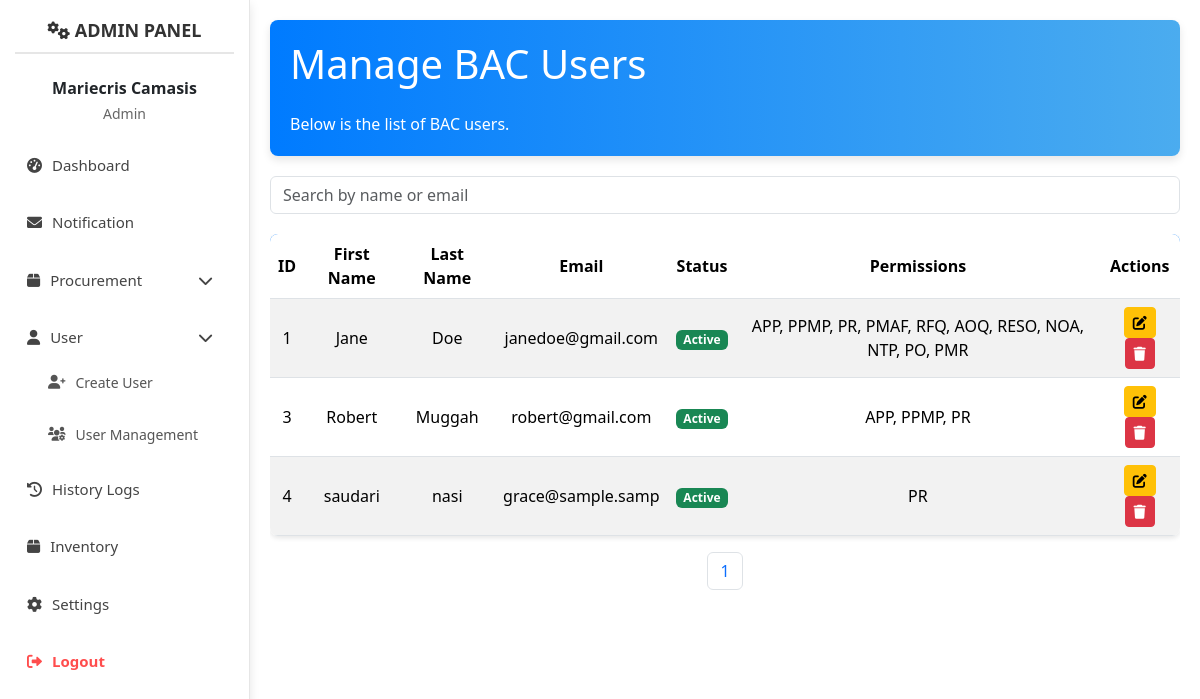
Screenshot of /admin/manage_bac_user.php (signed in) with the database file from the repository.
### tables this page shows
CREATE TABLE `bac_users` (
  `id` int(11) UNSIGNED NOT NULL,
  `first_name` varchar(50) NOT NULL,
  `last_name` varchar(50) NOT NULL,
  `email` varchar(100) NOT NULL,
  `password` varchar(255) NOT NULL,
  `remember_me` tinyint(1) DEFAULT 0,
  `status` enum('activate','disabled') DEFAULT 'disabled',
  `permission_access` set('APP','PPMP','PR','PMAF','RFQ','AOQ','RESO','NOA','NTP','PO','PMR') DEFAULT NULL,
  `created_at` timestamp NOT NULL DEFAULT current_timestamp(),
  `updated_at` timestamp NOT NULL DEFAULT current_timestamp() ON UPDATE current_timestamp()
);

### admin/manage_bac_user.php (the view, shortened to what this page needs)
<?php
require_once '../admin/src/config/pdo.php';
$sql = "SELECT * FROM bac_users";
$stmt = $pdo->prepare($sql);
$stmt->execute();
$bac_users = $stmt->fetchAll(PDO::FETCH_ASSOC);
$items_per_page = 20;
$total_users = count($bac_users);
$total_pages = ceil($total_users / $items_per_page);
$current_page = isset($_GET['page']) ? (int)$_GET['page'] : 1;
$offset = ($current_page - 1) * $items_per_page;
$paginated_users = array_slice($bac_users, $offset, $items_per_page);
?>
<!DOCTYPE html>
<html lang="en">
<head>
    <link rel="stylesheet" href="https://cdn.jsdelivr.net/npm/bootstrap@5.3.3/dist/css/bootstrap.min.css">
    <link rel="stylesheet" href="https://cdnjs.cloudflare.com/ajax/libs/font-awesome/6.0.0-beta3/css/all.min.css">
    <link rel="stylesheet" href="src/css/pr.css">
</head>
<body>
    <div class="d-flex">
        <?php include 'sidebar.php'; ?>
        <div class="content flex-grow-1 animate__animated animate__fadeIn">
            <div class="header-card">
                <h1 class="mb-4">Manage BAC Users</h1>
                <p class="mb-0">Below is the list of BAC users.</p>
            </div>
            <div class="search-bar">
                <input type="text" id="search" class="form-control" placeholder="Search by name or email" onkeyup="filterUsers()">
            </div>
            <div class="table-responsive">
                <table class="table table-striped" id="userTable">
                    <thead>
                        <tr>
                            <th>ID</th>
                            <th>First Name</th>
                            <th>Last Name</th>
                            <th>Email</th>
                            <th>Status</th>
                            <th>Permissions</th>
                            <th>Actions</th>
                        </tr>
                    </thead>
                    <tbody>
                        <?php if (count($paginated_users) > 0): ?>
                            <?php foreach ($paginated_users as $user): ?>
                                <tr>
                                    <td><?php echo htmlspecialchars($user['id']); ?></td>
                                    <td><?php echo htmlspecialchars($user['first_name']); ?></td>
                                    <td><?php echo htmlspecialchars($user['last_name']); ?></td>
                                    <td><?php echo htmlspecialchars($user['email']); ?></td>
                                    <td>
                                        <?php if ($user['status'] === 'activate'): ?>
                                            <span class="badge bg-success">Active</span>
                                        <?php else: ?>
                                            <span class="badge bg-danger">Disabled</span>
                                        <?php endif; ?>
                                    </td>
                                    <td>
                                        <?php
                                        $permissions = explode(',', $user['permission_access']);
                                        echo htmlspecialchars(implode(', ', $permissions));
                                        ?>
                                    </td>
                                    <td>
                                        <a href="edit_bac_user.php?id=<?php echo $user['id']; ?>" class="btn btn-warning btn-sm" title="Edit">
                                            <i class="fas fa-edit"></i>
                                        </a>
                                        <a href="#" class="btn btn-danger btn-sm" title="Delete" onclick="confirmDelete(<?php echo $user['id']; ?>); return false;">
                                            <i class="fas fa-trash"></i>
                                        </a>
                                    </td>
                                </tr>
                            <?php endforeach; ?>
                        <?php else: ?>
                            <tr>
                                <td colspan="7" class="text-center">No BAC users found.</td>
                            </tr>
                        <?php endif; ?>
                    </tbody>
                </table>
            </div>
            <nav aria-label="Page navigation">
                <ul class="pagination">
                    <?php for ($i = 1; $i <= $total_pages; $i++): ?>
                        <li class="page-item <?php echo $i === $current_page ? 'active' : ''; ?>">
                            <a class="page-link" href="?page=<?php echo $i; ?>"><?php echo $i; ?></a>
                        </li>
                    <?php endfor; ?>
                </ul>
            </nav>
        </div>
    </div>
</body>
</html>

### admin/src/css/pr.css (style rules this page uses)
body { background-color: #f8f9fa; }
.content { margin-left: 250px; padding: 20px; }
.header-card { background: linear-gradient(90deg, #007bff, #4bacef); color: white; padding: 20px; border-radius: 8px; margin-bottom: 20px; box-shadow: 0 4px 8px rgba(0, 0, 0, 0.1); }
.search-bar { position: relative; flex-grow: 1; }
.search-bar input { padding-right: 35px; }
table { box-shadow: 0 2px 5px rgba(0, 0, 0, 0.1); border-radius: 8px; overflow: hidden; }
table thead { background-color: #007bff; color: white; }
table td, table th { text-align: center; vertical-align: middle; }
.btn { border-radius: 30px; }

### admin/manage_bac_user.php (style rules this page uses)
.content { margin-left: 250px; padding: 20px; }
.search-bar { margin-bottom: 20px; }
.pagination { justify-content: center; }

### rows the page displays
bac_users: id "1", first_name "Jane", last_name "Doe", email "janedoe@gmail.com", status "Active", permission_access "APP, PPMP, PR, PMAF, RFQ, AOQ, RESO, NOA, NTP, PO, PMR"
bac_users: id "3", first_name "Robert", last_name "Muggah", email "robert@gmail.com", status "Active", permission_access "APP, PPMP, PR"
bac_users: id "4", first_name "saudari", last_name "nasi", email "grace@sample.samp", status "Active", permission_access "PR"

### other values shown
$first_name . ' ' . $last_name "Mariecris Camasis"
